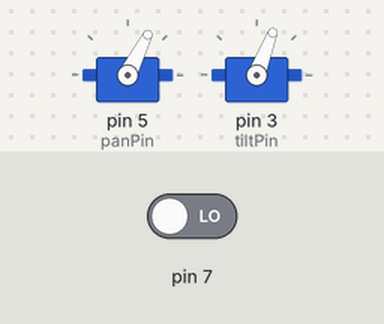
The sketch below on a simulated Arduino Uno, built with avr-gcc and run on an emulated ATmega328P. Shown: 2 × servo. Inputs (shaded band) come from the test bench; at power-on: pin 7 LOW.

Above: at 1.2 s.
1.3 s: pin 7 driven HIGH
At 1.72 s:
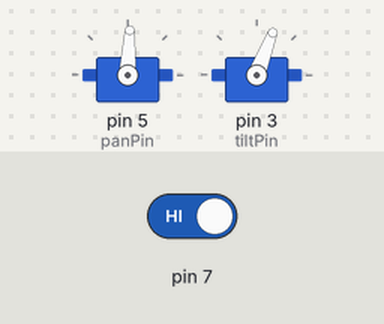
At 2.82 s:
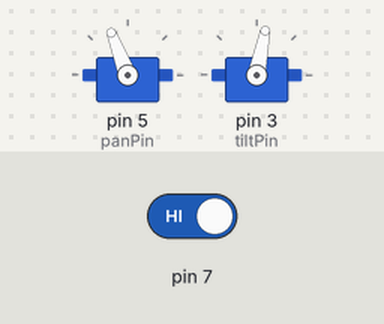
4.3 s: pin 7 driven LOW
At 4.42 s:
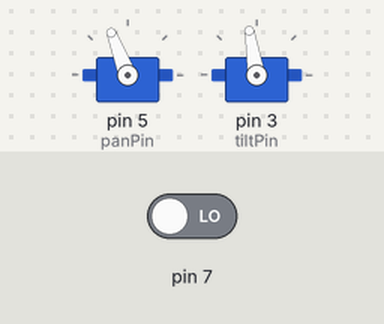
Timing chart, 0 to 7.3 s (numbered marks = the images above; inputs shaded):
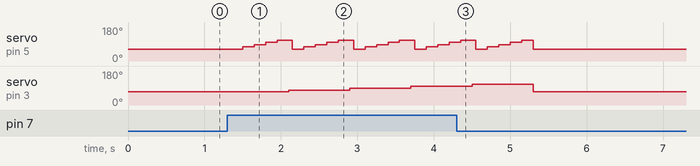

The sketch:

PAN-TILT.ino
```cpp
#include <Servo.h>
#include <math.h>

#define panPin 5
#define tiltPin 3
#define panErr 0
#define tiltErr 0

#define cameraFOVx 53.50
#define cameraFOVy 41.41

#define sensorFOVx 10
#define sensorFOVy 10

Servo pan, tilt;

int start[] = { round((180-ceil(cameraFOVx))/2), round((180-ceil(cameraFOVy))/2) };
int scan[] = { ceil(cameraFOVx/sensorFOVx), ceil(cameraFOVy/sensorFOVy) };

void setup() {

  // x: 0: pan, y: 1: tilt

  Serial.begin(9600);
  pan.attach(panPin);
  tilt.attach(tiltPin);

  pan.write(start[0]+panErr);
  tilt.write(start[1]+tiltErr);

  pinMode(7, INPUT);
}

void loop() {
  pan.write(start[0]+panErr);
  tilt.write(start[1]+tiltErr);
  if(digitalRead(7)){
    //Serial.println("BEGIN");
    for(int i = start[1]; i <= start[1]+ceil(cameraFOVy); i+=scan[1]*2) {
      //Serial.println(i);
      tilt.write(i+tiltErr);
      delay(50);
      for(int j = start[0]; j <= start[0]+ceil(cameraFOVx); j+=scan[0]*2) {
        //Serial.println(j);
        pan.write(j+panErr);
        delay(150);
      }
    }
  }


  //Serial.println("END");


}
```

Measured:
- after the input at 1.3 s, servo on pin 5 (panPin): 63° → 75° after 0.20 s, then repeats every 0.80 s: 87° 0.15 s, 99° 0.15 s, 111° 0.20 s, 63° 0.15 s, 75° 0.15 s; servo on pin 3 (tiltPin): 69° → 79° after 0.80 s, → 89° 0.80 s later, → 99° 0.80 s later
- after the input at 4.3 s, servo on pin 5 (panPin): goes on until 5.3 s, then stays 63°; servo on pin 3 (tiltPin): goes on until 5.3 s, then stays 69°
